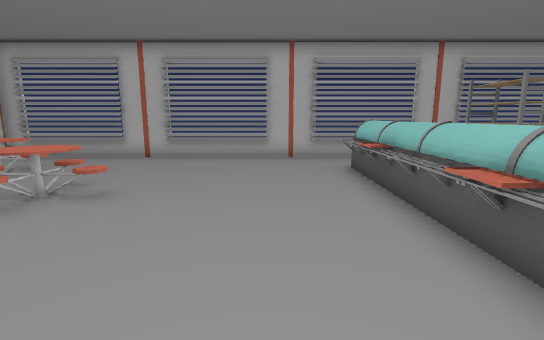
View 1 (above)

20 first-person views from a walk through a scene from a Unity 3-D project. The camera is 1.5 m above the floor, tilts 10° down and sees 85° across. Doors are open. The floor is counted in squares, 1 m on a side. Each view is taken from the middle of a square. On the plan, view 1 faces up. The plan holds only what a view shows up to about 15 squares ahead; the rest is blank. The place goes on beyond the plan. The player character is not drawn. Some surface patterns are stand-ins.

View 2
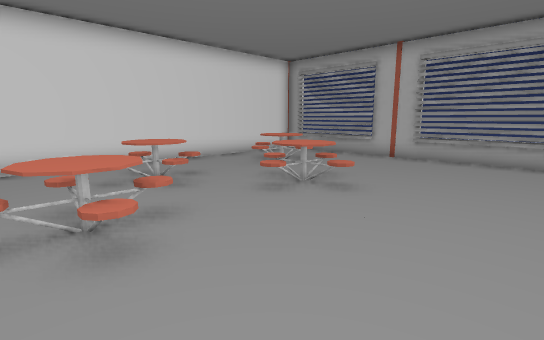

View 3
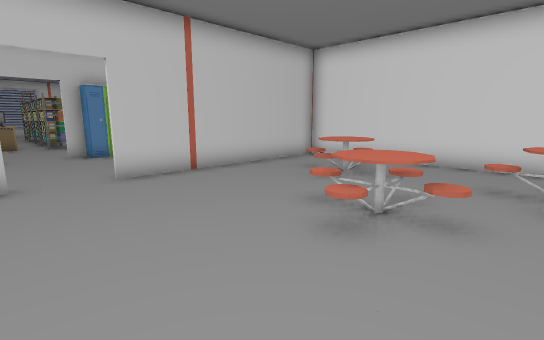

View 4
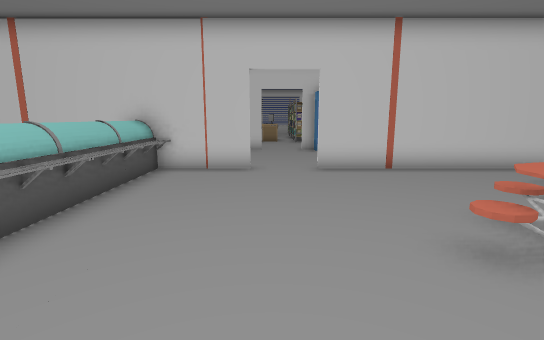

View 5
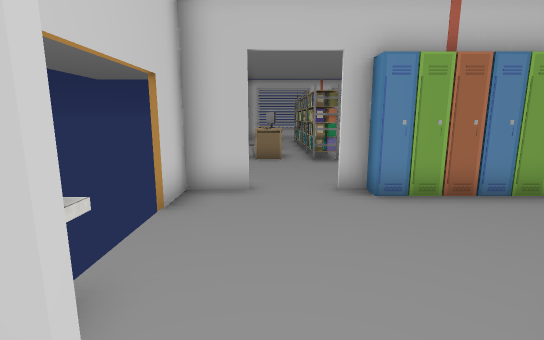

View 6
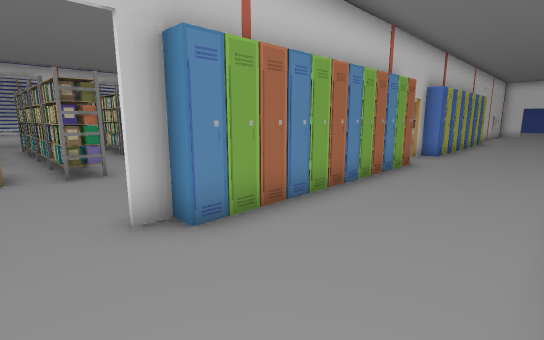

View 7
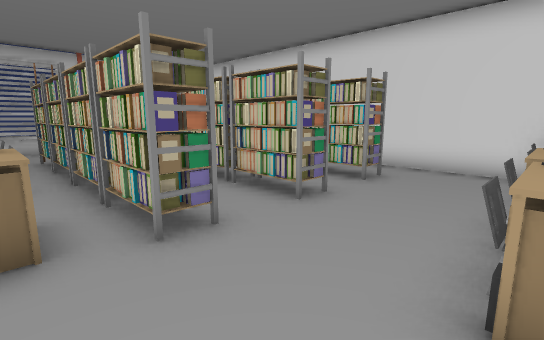

View 8
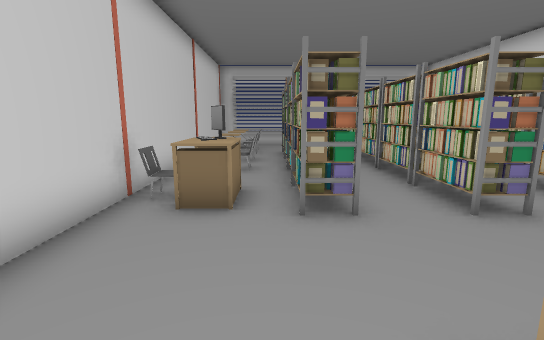

View 9
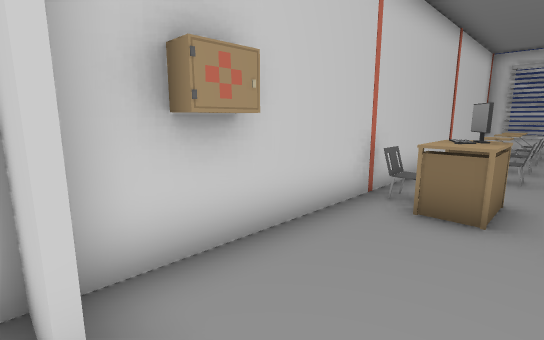

View 10
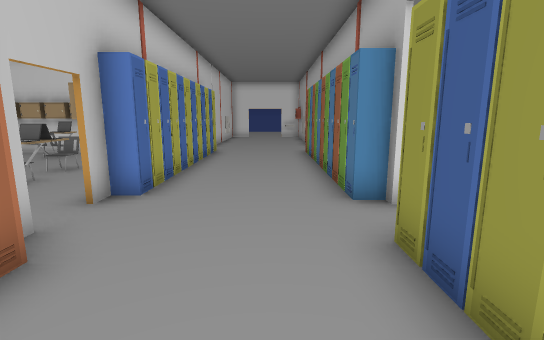

View 11
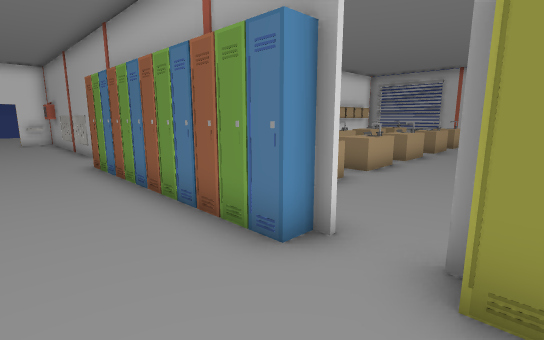

View 12
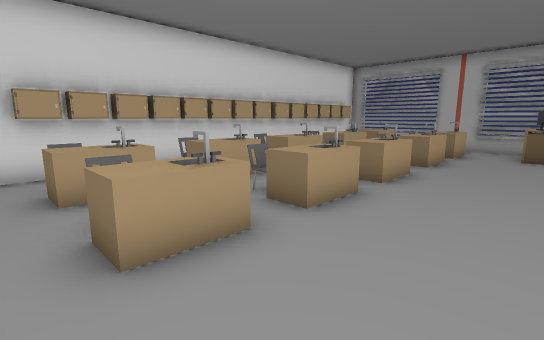

View 13
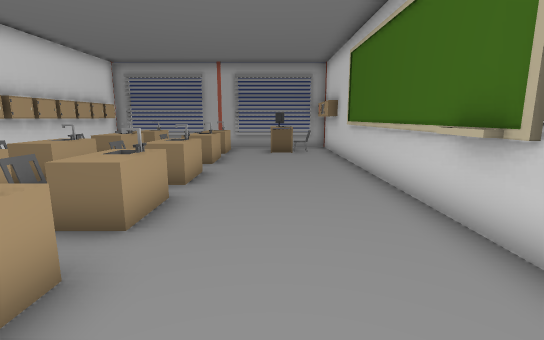

View 14
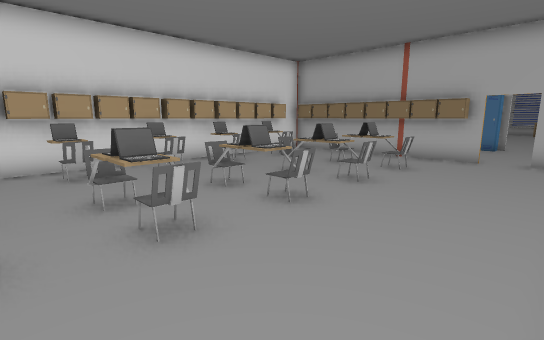

View 15
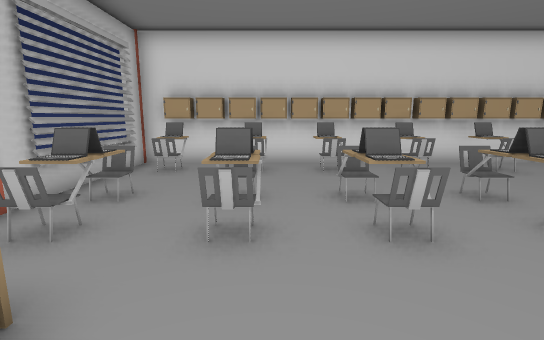

View 16
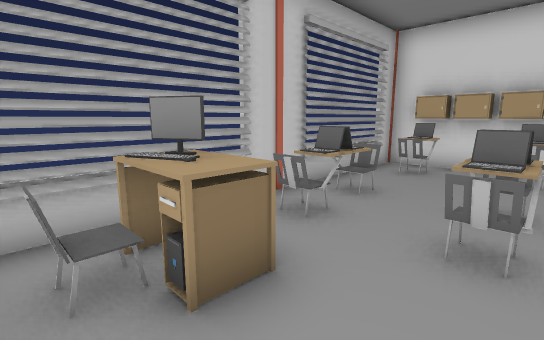

View 17
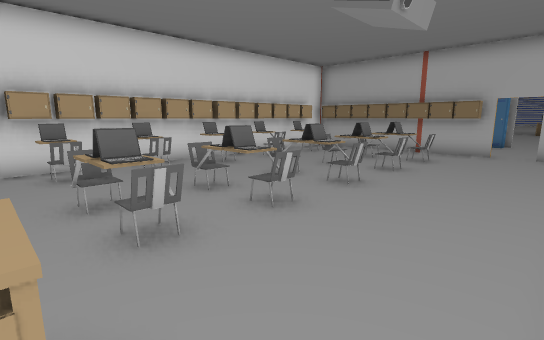

View 18
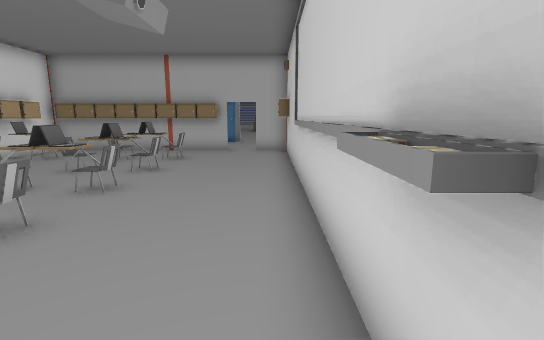

View 19
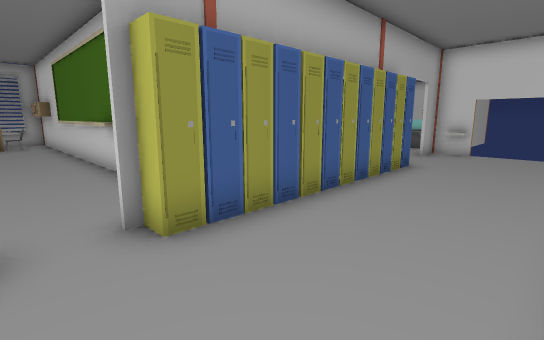

View 20
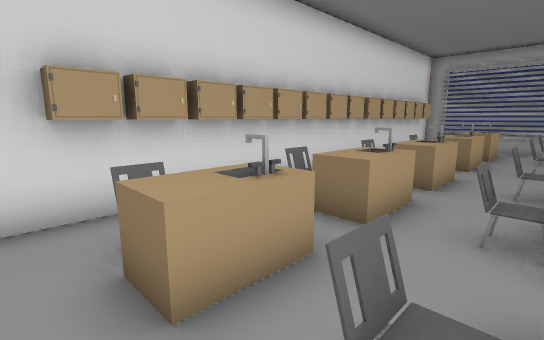

### Floor plan
Points are (right, up) in squares from view 1. A wall is a line through its corners. A room is listed if a view was taken in it or the views show most of it. See-through windows are left out.
Room 1 (views 1, 2, 3, 4, 5, 6, 7, 8, 9, 10, 11, 12, 13, 14, 15, 16, 17, 18, 19, 20)
walls: (-10.3, -1.2) (-10.3, 8.5); (-10.6, -0.8) (-10.6, 0.4); (-13, -10.3) (-13.5, -10.3); (-13.5, -10.1) (-13, -10.1); (-10.2, -11.4) (-10.2, -16.2); (-3.5, -4.8) (-2.2, -4.8); (-0.4, -4.8) (3.5, -4.8); (-0.6, -10.1) (0.9, -10.1); (0.8, -6.4) (0.8, -4.9) (-0.4, -4.9); (-20.9, -10.5) (-20.9, -11.6); (-10.2, 8.5) (-10.2, -4.5); (-10.6, -23.4) (-10.6, -22.4); (-10.3, -23.5) (-10.3, -12); (-13.2, 11.3) (-16.5, 11.3); (3.1, 11.3) (-9.5, 11.3); (-1.4, -26.3) (0.8, -26.3); (0.8, -25.6) (0.8, -8.8); (-20.9, -26.3) (-14.5, -26.3)
low walls: (0.3, -6.1) (0.3, -5.4); (-16.6, 11.3) (-18.1, 11.3); (-12.4, -26.3) (-11, -26.3); (-3, -26.3) (-1.6, -26.3)
ways out: open door at (-12.5, -10); gap at (1, -7.5)
objects: locker (-21, -25); locker (-21, -24); locker (-21, -23); locker (-21, -22); locker (-21, -21); locker (-21, -20); locker (-21, -19); locker (-21, -18); locker (-21, -17); locker (-21, -16); locker (-21, -15); locker (-21, -14); locker (-21, -13); locker (-21, -10); locker (-21, -5); locker (-21, -3); locker (-21, -2); locker (-21, -1); locker (-21, 0); locker (-21, 1); locker (-21, 2); locker (-21, 3); locker (-21, 4); locker (-21, 5); locker (-21, 6); locker (-21, 7); locker (-21, 8); locker (-21, 9); locker (-21, 10); chair (-20, -25) to (-19, -25); chair (-20, -23) to (-19, -23); chair (-20, -18) to (-19, -18); laptop (-20, -16) to (-20, -15); laptop (-20, -13); locker (-20, -10); locker (-20, -5); chair (-20, -3); chair (-20, 0); other object (-20, 3); other object (-20, 6); other object (-20, 9); chair (-19, -20); chair (-19, -15); other object (-19, -13); locker (-19, -10); locker (-19, -5); table (-19, -3) to (-18, -2); table (-19, 3) to (-18, 4); table (-19, 9) to (-18, 10); locker (-18, -10); locker (-18, -5); table (-18, 0) to (-18, 1); table (-18, 6) to (-18, 7); chair (-17, -25); chair (-17, -23); chair (-17, -21) to (-16, -20); chair (-17, -18); chair (-17, -16); chair (-17, -13); locker (-17, -10); chair (-17, -3); other object (-17, 6); laptop (-16, -25); laptop (-16, -23) to (-16, -22); laptop (-16, -20); laptop (-16, -18); other object (-16, -16) to (-16, -15); other object (-16, -13); locker (-16, -10); table (-16, -3) to (-15, -2); table (-16, 0) to (-15, 1); table (-16, 3) to (-15, 4); table (-16, 6) to (-15, 7); table (-16, 9) to (-15, 10); chair (-15, -23); chair (-15, -18); chair (-15, -16); laptop (-15, -13); locker (-15, -10); chair (-14, -25); chair (-14, -20); locker (-14, -10); computer (-13, -25); table (-13, -24) to (-12, -24); other object (-13, 9); table (-13, 10) to (-12, 10); computer (-12, -25); chair (-11, -25); locker (-11, -10); locker (-11, -5); other object (-11, 9); other object (-11, 11) to (-10, 11); locker (-10, -10); locker (-10, -5); locker (-10, 9); other object (-10, 10); other object (-9, -11); locker (-9, -10); locker (-9, -5); other object (-8, -21) to (-8, -20); other object (-8, -19) to (-8, -17); rack (-8, -16) to (-8, -15); other object (-8, -11); locker (-8, -10); locker (-8, -5); table (-8, -3) to (-6, -1); table (-8, 2) to (-6, 4); table (-8, 7) to (-6, 8); locker (-7, -10); locker (-7, -5); other object (-6, -22) to (-5, -22); rack (-6, -21) to (-5, -20); rack (-6, -19) to (-5, -17); rack (-6, -16) to (-5, -15); locker (-6, -10); locker (-6, -5); table (-6, 0) to (-3, 2); table (-6, 4) to (-3, 7); table (-5, -11); locker (-5, -10); locker (-5, -5); chair (-4, -12); locker (-4, -10); locker (-4, -5); other object (-3, -23); rack (-3, -22); rack (-3, -21) to (-3, -20); rack (-3, -19) to (-3, -17); rack (-3, -16) to (-3, -15); table (-3, -11); locker (-3, -10); other object (-1, -24) to (0, -24); chair (-1, -23) to (0, -22); chair (-1, -21) to (0, -20); chair (-1, -19); computer (-1, -16); table (-1, -15); chair (0, -16); other object (2, -4) to (3, -3); other object (2, -2) to (3, -2); other object (2, -1) to (3, 0); other object (2, 1) to (3, 2); other object (2, 3); other object (2, 3) to (3, 4); other object (2, 5) to (3, 6); other object (2, 6) to (2, 7); other object (2, 7) to (3, 9)

Positions as (right, up) in squares from view 1, and headings:
1: (0, 0), facing up
2: (0, 0), facing up-left
3: (0, 3), facing down-left
4: (-1, 4), facing down
5: (-1, -4), facing down
6: (-1, -6), facing down-left
7: (-1, -11), facing down-left
8: (-2, -10), facing down
9: (-2, -10), facing down-right
10: (-8, -7), facing left
11: (-11, -8), facing up-left
12: (-12, -4), facing up-left
13: (-13, -4), facing up
14: (-11, -22), facing up-left
15: (-11, -22), facing left
16: (-11, -22), facing down-left
17: (-11, -24), facing up-left
18: (-11, -24), facing up
19: (-13, -9), facing up-right
20: (-16, -4), facing up-left
